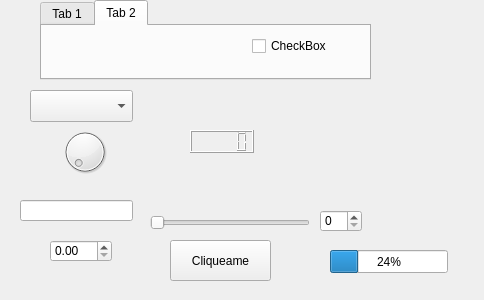
<?xml version="1.0" encoding="UTF-8"?>
<ui version="4.0">
 <class>MainWindow</class>
 <widget class="QMainWindow" name="MainWindow">
  <property name="geometry">
   <rect>
    <x>0</x>
    <y>0</y>
    <width>484</width>
    <height>300</height>
   </rect>
  </property>
  <property name="windowTitle">
   <string>App 1</string>
  </property>
  <widget class="QWidget" name="centralwidget">
   <widget class="QPushButton" name="pushButton">
    <property name="geometry">
     <rect>
      <x>170</x>
      <y>240</y>
      <width>101</width>
      <height>41</height>
     </rect>
    </property>
    <property name="text">
     <string>Cliqueame</string>
    </property>
   </widget>
   <widget class="QTabWidget" name="tabWidget">
    <property name="geometry">
     <rect>
      <x>40</x>
      <y>0</y>
      <width>331</width>
      <height>80</height>
     </rect>
    </property>
    <property name="currentIndex">
     <number>1</number>
    </property>
    <widget class="QWidget" name="tab">
     <attribute name="title">
      <string>Tab 1</string>
     </attribute>
     <widget class="QRadioButton" name="radioButton">
      <property name="geometry">
       <rect>
        <x>30</x>
        <y>20</y>
        <width>100</width>
        <height>20</height>
       </rect>
      </property>
      <property name="text">
       <string>RadioButton</string>
      </property>
     </widget>
    </widget>
    <widget class="QWidget" name="tab_2">
     <attribute name="title">
      <string>Tab 2</string>
     </attribute>
     <widget class="QCheckBox" name="checkBox">
      <property name="geometry">
       <rect>
        <x>210</x>
        <y>10</y>
        <width>86</width>
        <height>20</height>
       </rect>
      </property>
      <property name="text">
       <string>CheckBox</string>
      </property>
     </widget>
    </widget>
   </widget>
   <widget class="QComboBox" name="comboBox">
    <property name="geometry">
     <rect>
      <x>30</x>
      <y>90</y>
      <width>103</width>
      <height>32</height>
     </rect>
    </property>
   </widget>
   <widget class="QLineEdit" name="lineEdit">
    <property name="geometry">
     <rect>
      <x>20</x>
      <y>200</y>
      <width>113</width>
      <height>21</height>
     </rect>
    </property>
   </widget>
   <widget class="QSpinBox" name="spinBox">
    <property name="geometry">
     <rect>
      <x>320</x>
      <y>210</y>
      <width>42</width>
      <height>22</height>
     </rect>
    </property>
   </widget>
   <widget class="QDoubleSpinBox" name="doubleSpinBox">
    <property name="geometry">
     <rect>
      <x>50</x>
      <y>240</y>
      <width>62</width>
      <height>22</height>
     </rect>
    </property>
   </widget>
   <widget class="QDial" name="dial">
    <property name="geometry">
     <rect>
      <x>60</x>
      <y>120</y>
      <width>50</width>
      <height>64</height>
     </rect>
    </property>
   </widget>
   <widget class="QSlider" name="horizontalSlider">
    <property name="geometry">
     <rect>
      <x>150</x>
      <y>210</y>
      <width>160</width>
      <height>25</height>
     </rect>
    </property>
    <property name="orientation">
     <enum>Qt::Orientation::Horizontal</enum>
    </property>
   </widget>
   <widget class="QLabel" name="label">
    <property name="geometry">
     <rect>
      <x>330</x>
      <y>90</y>
      <width>131</width>
      <height>111</height>
     </rect>
    </property>
    <property name="text">
     <string/>
    </property>
    <property name="pixmap">
     <pixmap>gato.jpg</pixmap>
    </property>
    <property name="scaledContents">
     <bool>true</bool>
    </property>
   </widget>
   <widget class="QLCDNumber" name="lcdNumber">
    <property name="geometry">
     <rect>
      <x>190</x>
      <y>130</y>
      <width>64</width>
      <height>23</height>
     </rect>
    </property>
   </widget>
   <widget class="QProgressBar" name="progressBar">
    <property name="geometry">
     <rect>
      <x>330</x>
      <y>250</y>
      <width>118</width>
      <height>23</height>
     </rect>
    </property>
    <property name="value">
     <number>24</number>
    </property>
   </widget>
  </widget>
 </widget>
 <resources/>
 <connections/>
</ui>
